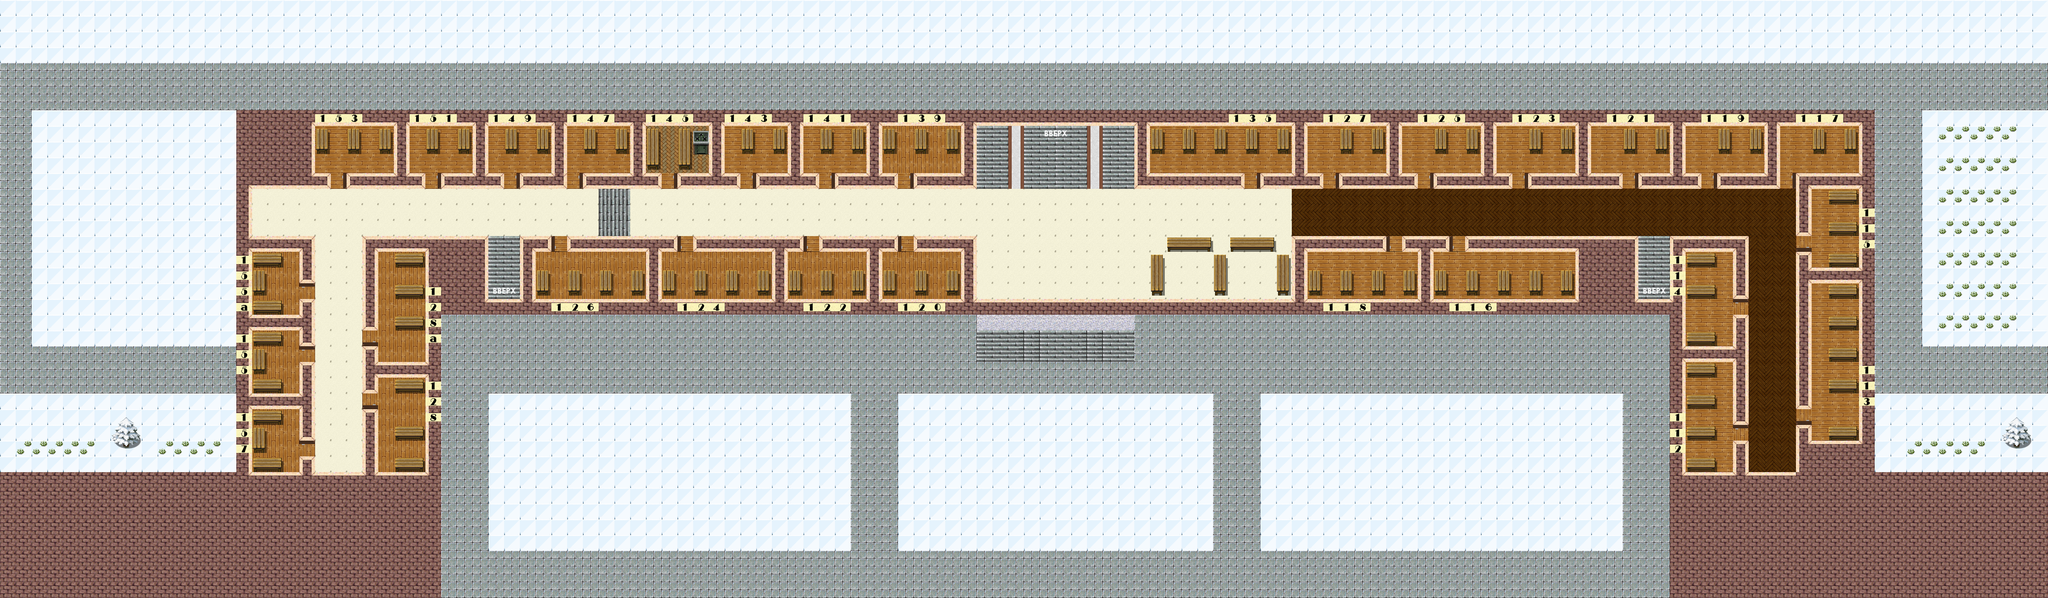

Below is a game level as drawn by its tile map, then a one-line description and the .tmx that defines it (tile-layer data replaced by summaries):
An orthogonal 130x38 tile map with 32x32 px tiles, 4 tile layers (back, obj, walls, walls2), 5 tilesets and 33 objects.

<map version="1.10" tiledversion="1.10.2" orientation="orthogonal" renderorder="right-down" width="130" height="38" tilewidth="32" tileheight="32" infinite="0" nextlayerid="8" nextobjectid="86">
 <tileset firstgid="1" source="tilea5.tsx" />
 <tileset firstgid="129" source="vx-winter-tileset.tsx" />
 <tileset firstgid="385" source="tiles.tsx" />
 <tileset firstgid="449" source="tiled.tsx" />
 <tileset firstgid="705" source="numbers.tsx" />
 <layer id="1" name="back" width="130" height="38">
  <data>[4940 cells, 4627 non-empty, 21 distinct tile ids]</data>
 </layer>
 <layer id="2" name="obj" width="130" height="38">
  <data>[4940 cells, 1481 non-empty, 18 distinct tile ids]</data>
 </layer>
 <layer id="3" name="walls" width="130" height="38">
  <data>[4940 cells, 532 non-empty, 22 distinct tile ids]</data>
 </layer>
 <layer id="4" name="walls2" width="130" height="38">
  <data>[4940 cells, 163 non-empty, 25 distinct tile ids]</data>
 </layer>
 <objectgroup id="5" name="auditories" width="130" height="38">
  <object id="51" x="3414" y="729" width="119" height="237">
   <text wrap="1">112</text>
  </object>
  <object id="52" x="3662" y="569" width="116" height="326">
   <text wrap="1">113</text>
  </object>
  <object id="53" x="3420" y="511" width="117" height="195">
   <text wrap="1">114</text>
  </object>
  <object id="54" x="3665" y="378" width="117" height="169">
   <text wrap="1">115</text>
  </object>
  <object id="57" x="2907" y="494" width="297" height="118">
   <text wrap="1">116</text>
  </object>
  <object id="58" x="3611" y="250" width="168" height="112">
   <text wrap="1">117</text>
  </object>
  <object id="59" x="2656" y="495" width="228" height="113">
   <text wrap="1">118</text>
  </object>
  <object id="60" x="3420" y="251" width="169" height="115">
   <text wrap="1">119</text>
  </object>
  <object id="61" x="1785" y="496" width="172" height="113">
   <text wrap="1">120</text>
  </object>
  <object id="62" x="3229" y="252" width="169" height="113">
   <text wrap="1">121</text>
  </object>
  <object id="63" x="1597" y="497" width="168" height="109">
   <text wrap="1">122</text>
  </object>
  <object id="64" x="3034" y="250" width="171" height="117">
   <text wrap="1">123</text>
  </object>
  <object id="65" x="1341" y="494" width="229" height="116">
   <text wrap="1">124</text>
  </object>
  <object id="66" x="2845" y="254" width="167" height="113">
   <text wrap="1">125</text>
  </object>
  <object id="67" x="1083" y="494" width="230" height="113">
   <text wrap="1">126</text>
  </object>
  <object id="68" x="2654" y="256" width="163" height="111">
   <text wrap="1">127</text>
  </object>
  <object id="69" x="754" y="764" width="117" height="201">
   <text wrap="1">128</text>
  </object>
  <object id="70" x="751" y="503" width="117" height="240">
   <text wrap="1">128a</text>
  </object>
  <object id="71" x="2331" y="255" width="298" height="111">
   <text wrap="1">135</text>
  </object>
  <object id="72" x="1787" y="250" width="167" height="116">
   <text wrap="1">139</text>
  </object>
  <object id="73" x="1629" y="252" width="137" height="113">
   <text wrap="1">141</text>
  </object>
  <object id="74" x="1469" y="250" width="131" height="115">
   <text wrap="1">143</text>
  </object>
  <object id="75" x="1309" y="250" width="129" height="116">
   <text wrap="1">145</text>
  </object>
  <object id="76" x="1149" y="254" width="137" height="113">
   <text wrap="1">147</text>
  </object>
  <object id="77" x="985" y="248" width="138" height="116">
   <text wrap="1">149</text>
  </object>
  <object id="78" x="828" y="255" width="136" height="112">
   <text wrap="1">151</text>
  </object>
  <object id="79" x="631" y="252" width="171" height="115">
   <text wrap="1">153</text>
  </object>
  <object id="80" x="507" y="666" width="115" height="135">
   <text wrap="1">155</text>
  </object>
  <object id="81" x="511" y="505" width="112" height="136">
   <text wrap="1">155a</text>
  </object>
  <object id="82" x="507" y="828" width="117" height="134">
   <text wrap="1">157</text>
  </object>
 </objectgroup>
 <objectgroup id="6" name="stairs" width="130" height="38">
  <object id="83" x="3323" y="560" width="73" height="49">
   <text wrap="1">2 to 2nd (0)</text>
  </object>
  <object id="84" x="2074" y="253" width="141" height="49">
   <text wrap="1">3 to 2nd (1)</text>
  </object>
  <object id="85" x="986" y="559" width="78" height="50">
   <text wrap="1">4 to 2nd (2)</text>
  </object>
 </objectgroup>
</map>
